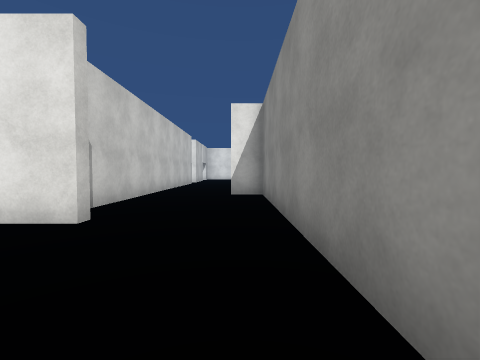
View 1 (above)

23 first-person views from a walk through a 3-D level made in the Unity game engine. The camera is 1.2 m above the floor, tilts 2° down and sees 90° across. The floor is counted in squares, 1.89 m on a side. Each view is taken from the middle of a square. On the plan, view 1 faces up. The plan holds only what a view shows up to about 9 squares ahead; the rest is blank. The place goes on beyond the plan. The player character is not drawn. Surface patterns are stand-ins for the level's own textures.

View 2
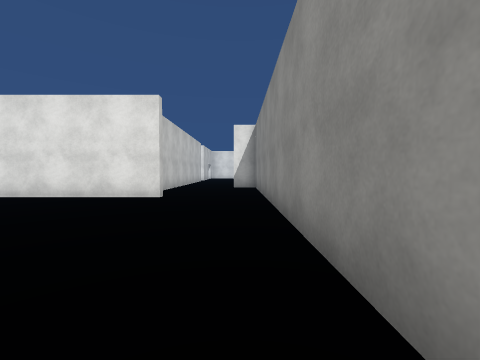

View 3
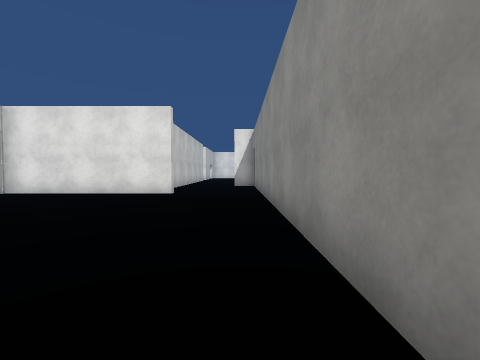

View 4
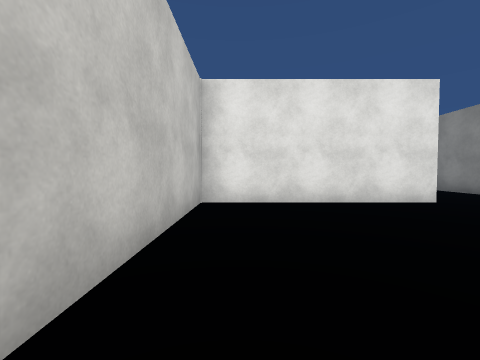

View 5
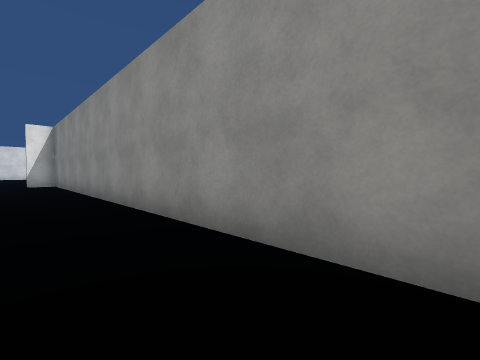

View 6
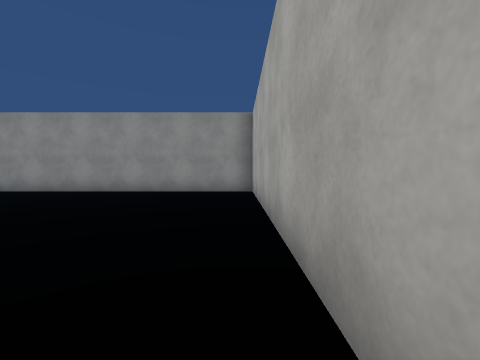

View 7
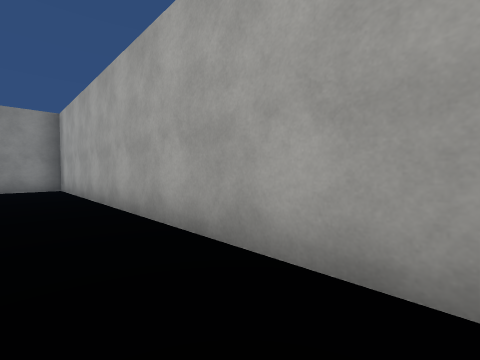

View 8
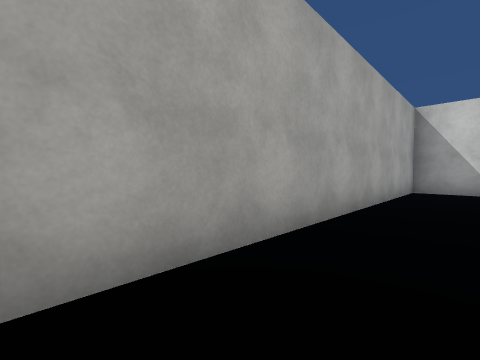

View 9
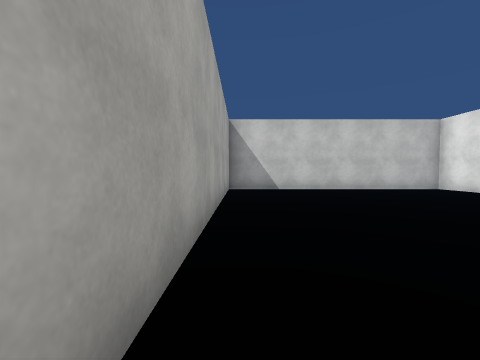

View 10
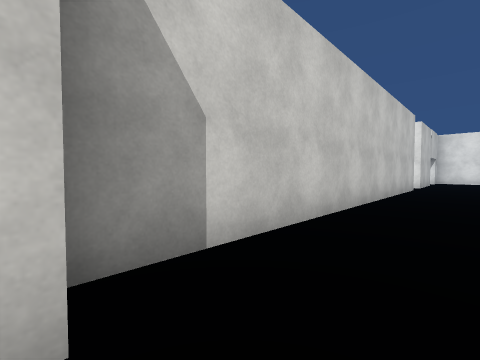

View 11
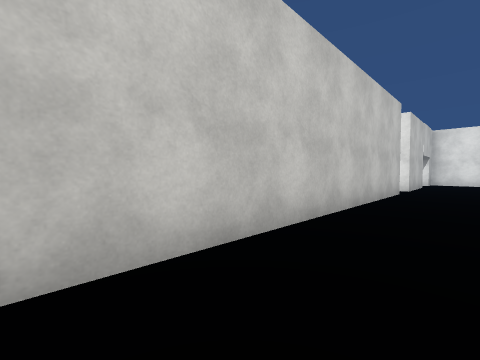

View 12
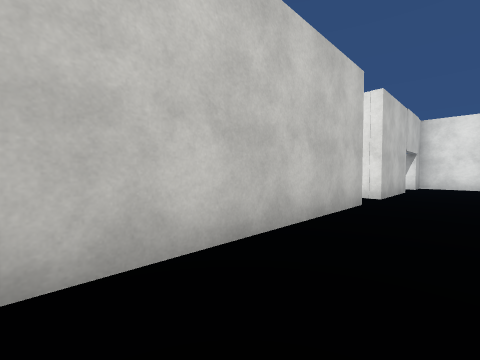

View 13
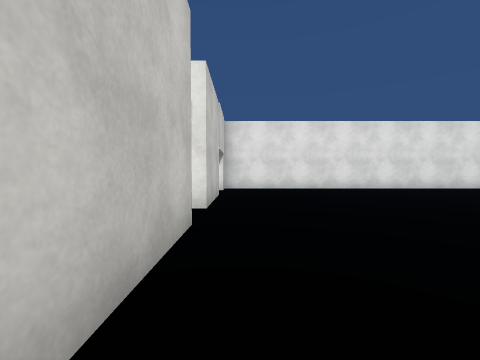

View 14
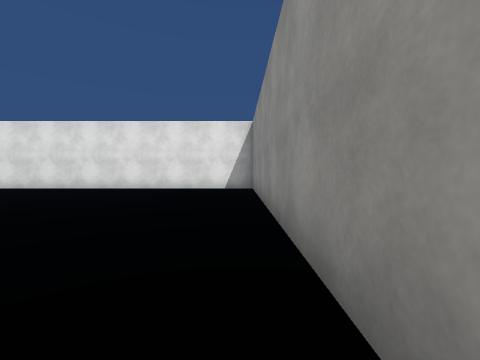

View 15
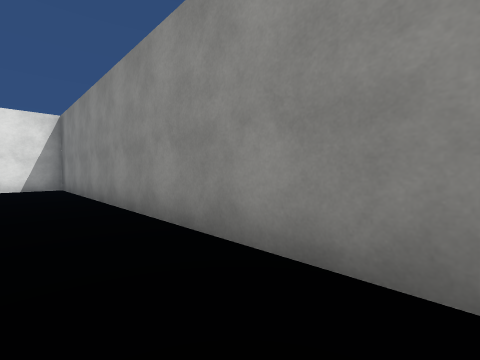

View 16
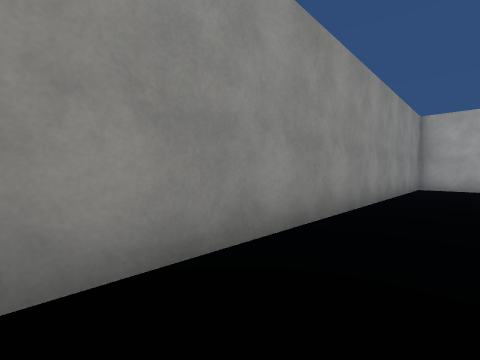

View 17
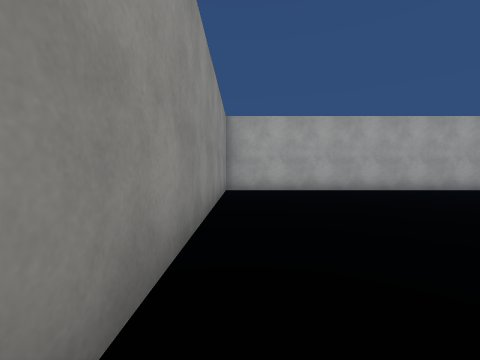

View 18
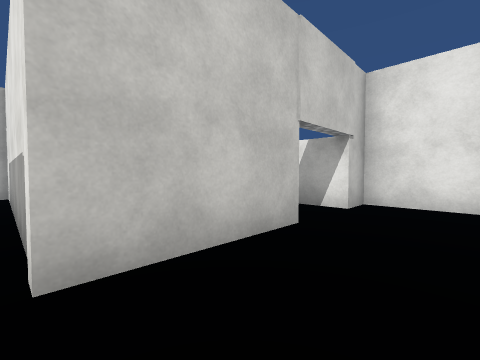

View 19
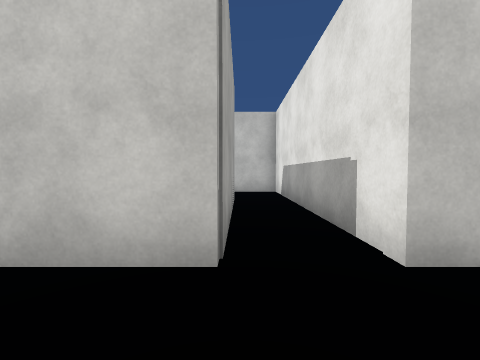

View 20
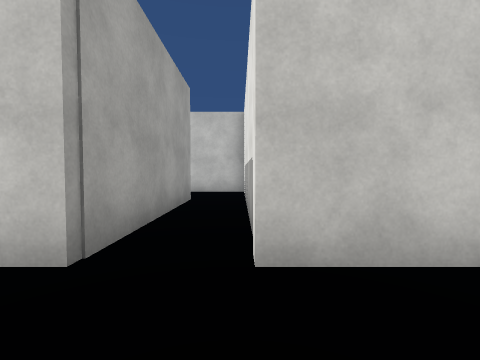

View 21
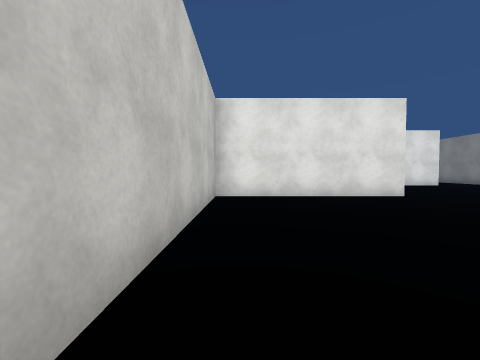

View 22
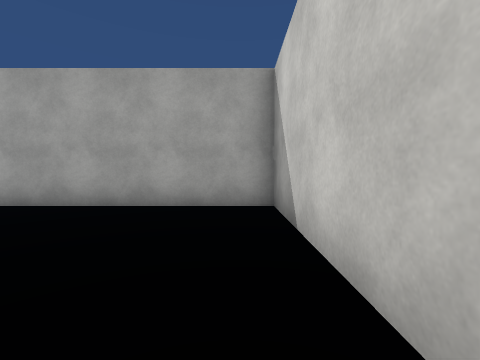

View 23
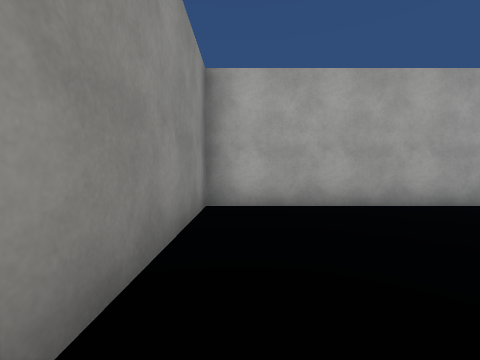

### Floor plan
Points are (right, up) in squares from view 1. A wall is a line through its corners. A room is listed if a view was taken in it or the views show most of it. See-through windows are left out.
Room 1 (views 1, 2, 3, 4, 5, 6, 7, 8, 9, 21, 22, 23)
walls: (-6.8, -1.8) (-11.6, -1.8) (-11.6, -9.4) (0.6, -9.4) (0.6, 1.6); (-1.9, 2.9) (-6.8, 2.9) (-6.8, -1.2)
Room 2 (views 10, 11, 12, 13, 14, 15, 16, 17, 18, 19, 20)
walls: (-6.5, 12.9) (-2.6, 12.9) (-2.6, 3.1); (-2.6, 16.6) (-2.6, 14.1) (-8.5, 14.1) (-8.5, 12.4); (0.9, 6.9) (9.5, 6.9) (9.5, 19) (-2.6, 19) (-2.6, 18.2) (-3.6, 18.2); (0.6, 1.6) (0.6, 6.6) (-0.2, 6.6)

Positions as (right, up) in squares from view 1, and headings:
1: (0, 0), facing up
2: (0, -3), facing up
3: (0, -4), facing up
4: (-6, -2), facing up
5: (-1, -6), facing up-right
6: (-7, -9), facing right
7: (-9, -8), facing down-right
8: (-3, -8), facing down-left
9: (-3, -9), facing left
10: (-1, 3), facing up-left
11: (-1, 5), facing up-left
12: (-1, 8), facing up-left
13: (-2, 10), facing up
14: (9, 10), facing up
15: (8, 9), facing up-right
16: (8, 17), facing down-right
17: (9, 15), facing down
18: (-1, 14), facing up-left
19: (-1, 13), facing left
20: (-1, 14), facing left
21: (-11, -8), facing up
22: (-11, -5), facing down
23: (0, -5), facing down
